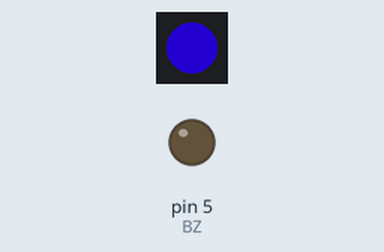
This sketch was run on a simulated Arduino Uno, built with avr-gcc and run on an emulated ATmega328P. On the bench: 1 RGB LEDs in strip order, left to right, output pins drawn as LEDs (lit = HIGH). Dim RGB values are drawn brighter than linear.

Above: at 0.5 s.
At 2.5 s:
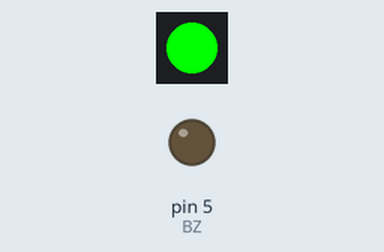
At 5.0 s:
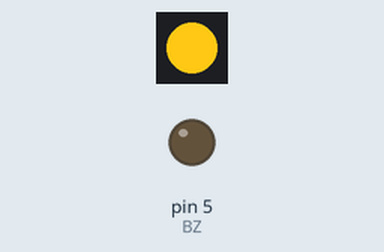
At 9.0 s:
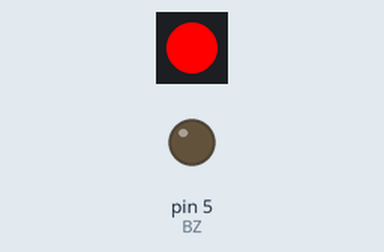
Timing chart, 0 to 9.8 s (numbered marks = the images above):
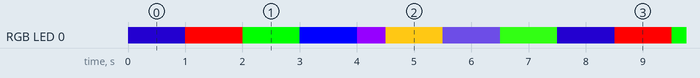

Measured:
- by itself, RGB LED 0: repeats every 7.5 s: RGB(255, 0, 0) 1.0 s, RGB(0, 255, 0) 1.0 s, RGB(0, 0, 255) 1.0 s, RGB(150, 0, 255) 0.50 s, RGB(255, 200, 20) 1.0 s, RGB(85, 60, 180) 1.0 s, RGB(50, 255, 20) 1.0 s, RGB(20, 0, 118) 1.0 s
- by itself, everything shown: repeats every 7.5 s, in 8 steps

The sketch:

RGB_WS2812.ino
```cpp
#include <FastLED.h>

#define LED_PIN     3
#define NUM_LEDS    1
const int BZ = 5;

CRGB leds[NUM_LEDS];

void setup()
        {
        FastLED.addLeds<WS2812, LED_PIN, GRB>(leds, NUM_LEDS);
        pinMode(BZ,OUTPUT);
        Serial.begin(115200);
        }

void loop()
        {
        digitalWrite(BZ,LOW);
        leds[0] = CRGB(20, 0, 118);
        FastLED.show();
        delay(1000);
        leds[0] = CRGB(255, 0, 0); /// red
        FastLED.show();
        delay(1000);
        leds[0] = CRGB(0, 255, 0);///green
        FastLED.show();
        delay(1000);
        leds[0] = CRGB(0, 0, 255);///blue
        FastLED.show();
        delay(1000);
        leds[0] = CRGB(150, 0, 255);//purple
        FastLED.show();
        delay(500);
        leds[0] = CRGB(255, 200, 20);///orange
        FastLED.show();
        delay(1000);
        leds[0] = CRGB(85, 60, 180);///light blue
        FastLED.show();
        delay(1000);
        leds[0] = CRGB(50, 255, 20);///light green
        FastLED.show();
        delay(1000);
        }
```
